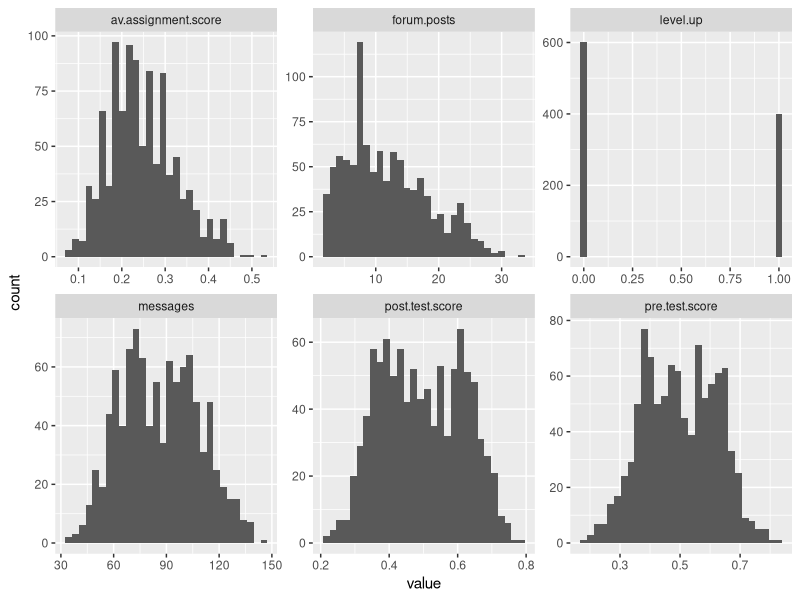
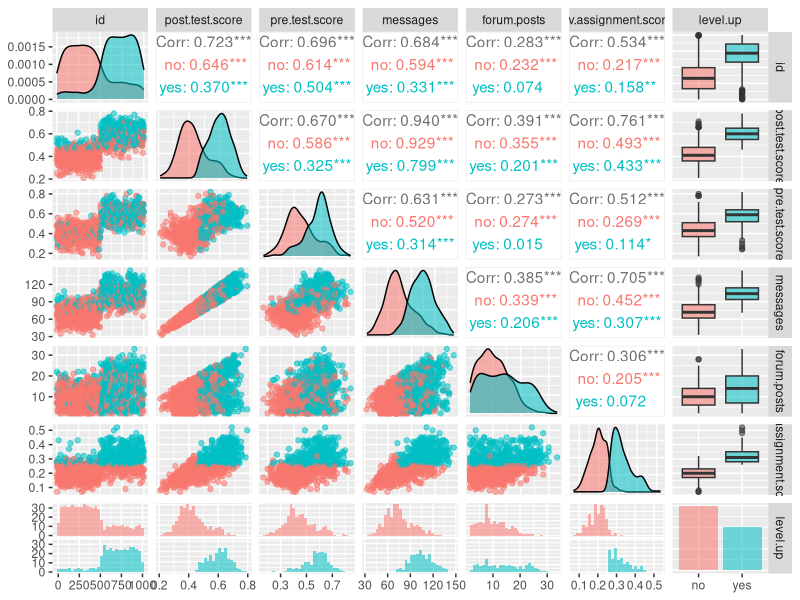
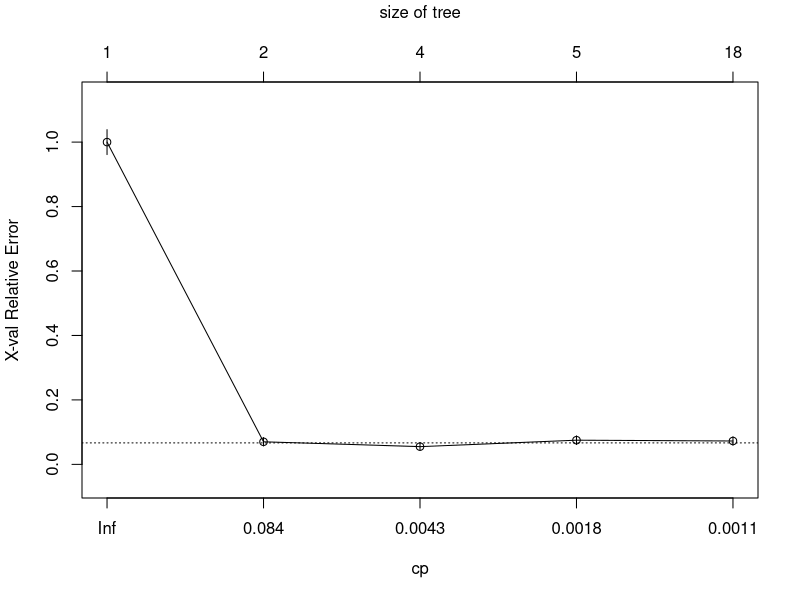
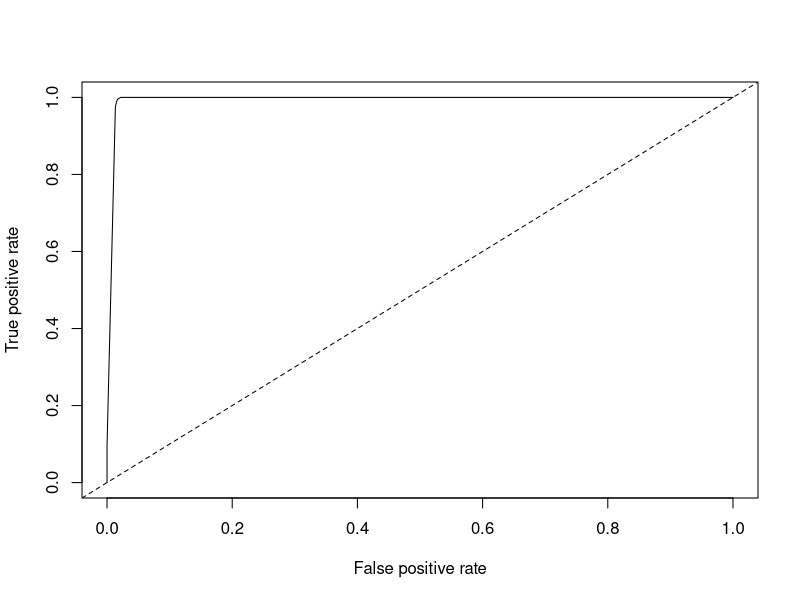
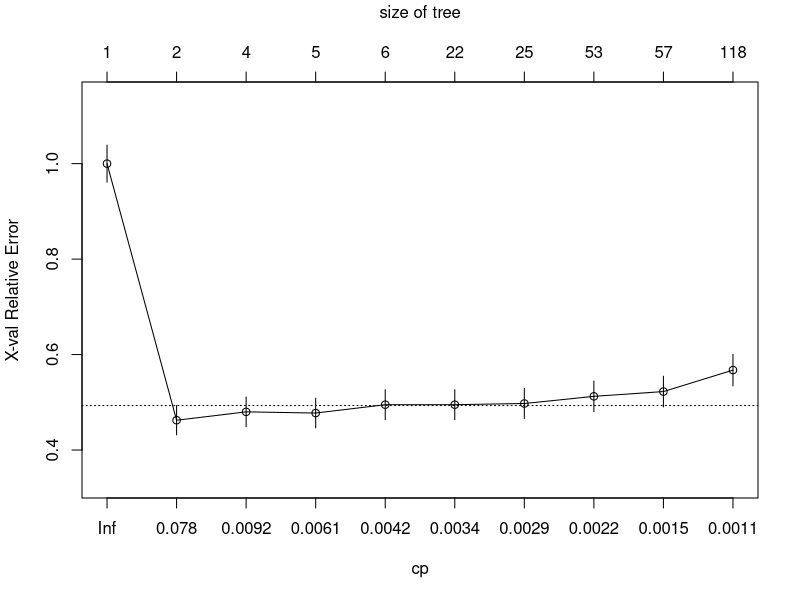
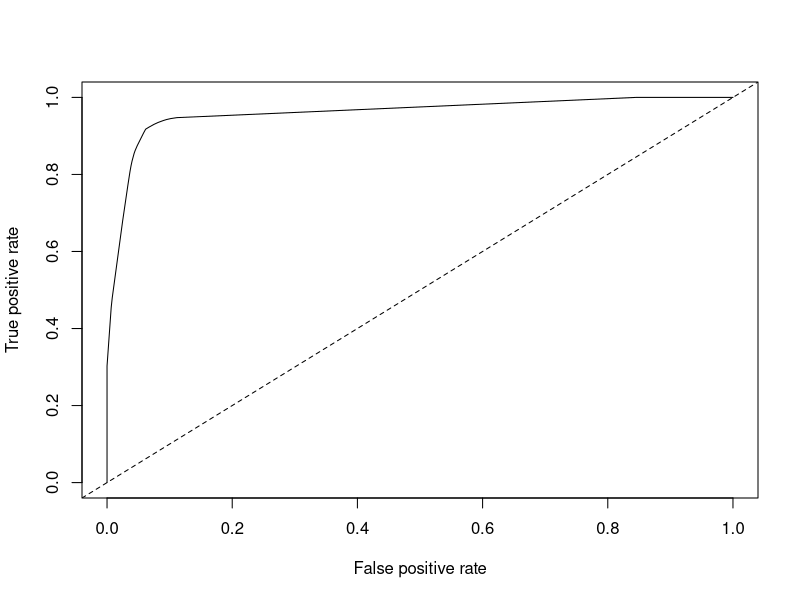

Reproduce these figures in R, in order. (Note: this script raises an error after producing the figures.)
## ---- chunk 1
library(ggplot2)
library(tidyr)
library(dplyr)
library(rpart)
library(purrr)
library(GGally)
## ---- chunk 2
D1 <- read.csv("online.data.csv")
## ---- chunk 3
#Start by creating histograms of the distributions for all variables (#HINT: look up "facet" in the ggplot documentation)

D2 <- select(D1,1:7)
D2$level.up <- ifelse(D2$level.up == "yes", 1,0)

D3 <- select(D2, 2:7)

D3 %>%
  keep(is.numeric) %>% 
  gather() %>% 
  ggplot(aes(value)) +
    facet_wrap(~ key, scales = "free") +
    geom_histogram()

#Then visualize the relationships between variables

ggpairs(D1, aes(colour = level.up, alpha = 0.4))

#Try to capture an intution about the data and the relationships

## ---- chunk 4
#Create a classification tree that predicts whether a student "levels up" in the online course using three variables of your choice (As we did last time, set all controls to their mi nimums<-?????

c.tree1 <- rpart(level.up ~ pre.test.score + av.assignment.score, method="class", data=D1,control=rpart.control(minsplit=1, minbucket=1, cp=0.001))
#!!???
#Plot and generate a CP table for your tree 
printcp(c.tree1)
plotcp(c.tree1)
post(c.tree1, file = "tree1.ps", title = "GEO tutor")
#Generate a probability value that represents the probability that a student levels up based your classification tree 

D1$pred <- predict(c.tree1, type = "prob")[,2]#Last class we used type = "class" which predicted the classification for us, this time we are using type = "prob" to see the probability that our classififcation is based on.
## ---- chunk 5
library(ROCR)

#Plot the curve
Pred1a <- prediction(D1$pred, D1$level.up) 
plot(performance(Pred1a, "tpr", "fpr"))
abline(0, 1, lty = 2)

#Calculate the Area Under the Curve
unlist(slot(performance(Pred1a,"auc"), "y.values"))#Unlist liberates the AUC value from the "performance" object created by ROCR

## ---- chunk 6
#Now repeat this process, but using the variables you did not use for the previous model and compare the plots & results of your two models. Which one do you think was the better model? Why?

c.tree2 <- rpart(level.up ~ messages + pre.test.score, method="class", data=D1,control=rpart.control(minsplit=1, minbucket=1, cp=0.001))
printcp(c.tree2)
plotcp(c.tree2)
post(c.tree2, file = "tree2.ps", title = "GEO tutor2")
D1$pred2 <- predict(c.tree2, type = "prob")[,2]
Pred2a <- prediction(D1$pred2, D1$level.up) 
plot(performance(Pred2a, "tpr", "fpr"))
abline(0, 1, lty = 2)

#Calculate the Area Under the Curve
unlist(slot(performance(Pred1a,"auc"), "y.values"))
## ---- chunk 7
#Look at the ROC plot for your first model. Based on this plot choose a probability threshold that balances capturing the most correct predictions against false positives. Then generate a new variable in your data set that classifies each student according to your chosen threshold.

#??????


threshold.pred1 <- 

#Now generate three diagnostics:

D1$accuracy.model1 <-

D1$precision.model1 <- 

D1$recall.model1 <- 

#Finally, calculate Kappa for your model according to:

#First generate the table of comparisons
table1 <- table(D1$level.up, D1$threshold.pred1)

#Convert to matrix
matrix1 <- as.matrix(table1)

#Calculate kappa
kappa(matrix1, exact = TRUE)/kappa(matrix1)

#Now choose a different threshold value and repeat these diagnostics. What conclusions can you draw about your two thresholds?
